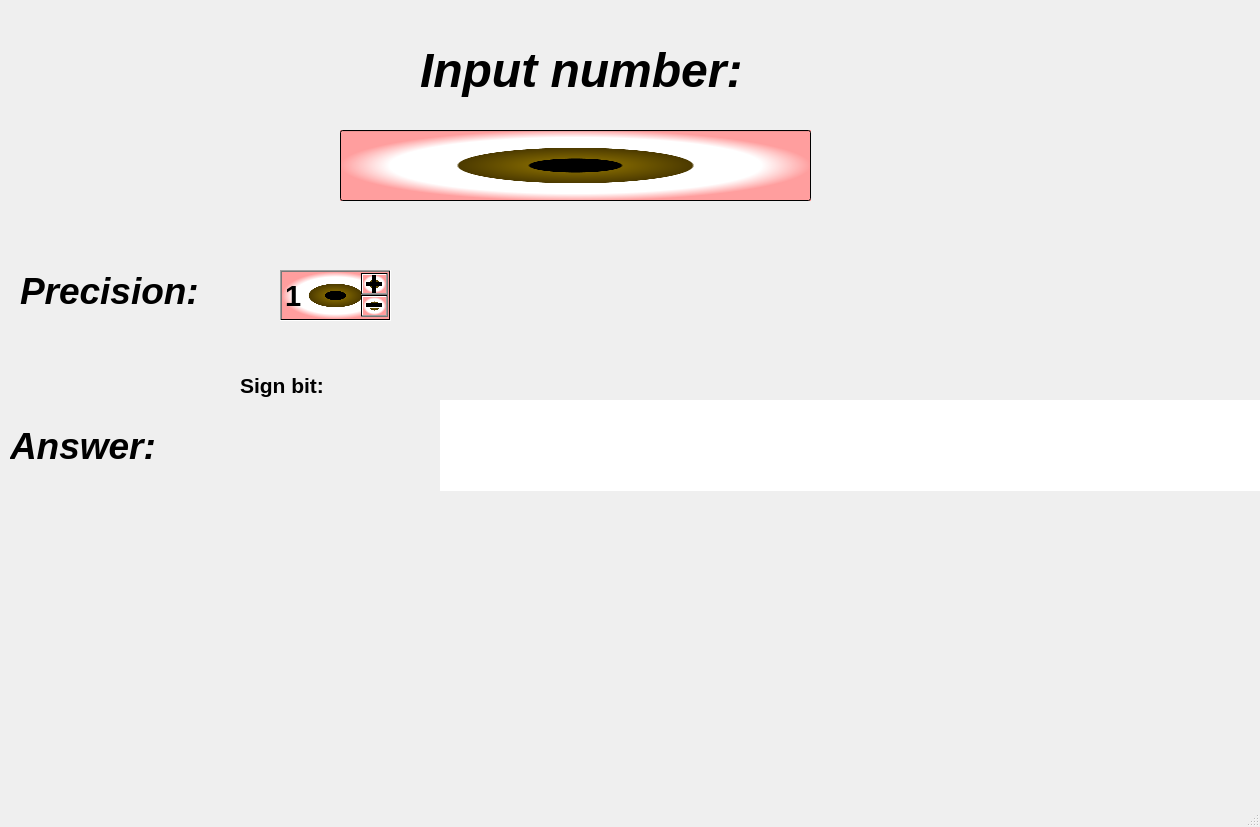
<?xml version="1.0" encoding="UTF-8"?>
<ui version="4.0">
 <class>MainWindow</class>
 <widget class="QMainWindow" name="MainWindow">
  <property name="geometry">
   <rect>
    <x>0</x>
    <y>0</y>
    <width>1260</width>
    <height>827</height>
   </rect>
  </property>
  <property name="windowTitle">
   <string>Десятичное число в двоичное</string>
  </property>
  <widget class="QWidget" name="centralwidget">
   <widget class="QLineEdit" name="inputLineEdit">
    <property name="geometry">
     <rect>
      <x>340</x>
      <y>130</y>
      <width>471</width>
      <height>71</height>
     </rect>
    </property>
    <property name="font">
     <font>
      <pointsize>28</pointsize>
      <bold>true</bold>
     </font>
    </property>
    <property name="styleSheet">
     <string notr="true">background-color: qradialgradient(spread:pad, cx:0.5, cy:0.5, radius:0.5, fx:0.5, fy:0.5, stop:0 rgba(0, 0, 0, 255), stop:0.19397 rgba(0, 0, 0, 255), stop:0.202312 rgba(122, 97, 0, 255), stop:0.495514 rgba(76, 58, 0, 255), stop:0.504819 rgba(255, 255, 255, 255), stop:0.79 rgba(255, 255, 255, 255), stop:1 rgba(255, 158, 158, 255));
color: rgb(0, 0, 0);</string>
    </property>
   </widget>
   <widget class="QLabel" name="textInputNumber">
    <property name="geometry">
     <rect>
      <x>420</x>
      <y>30</y>
      <width>361</width>
      <height>81</height>
     </rect>
    </property>
    <property name="font">
     <font>
      <pointsize>36</pointsize>
      <italic>true</italic>
      <bold>true</bold>
     </font>
    </property>
    <property name="text">
     <string>Input number:</string>
    </property>
   </widget>
   <widget class="QLabel" name="textAnswer">
    <property name="geometry">
     <rect>
      <x>10</x>
      <y>400</y>
      <width>191</width>
      <height>91</height>
     </rect>
    </property>
    <property name="font">
     <font>
      <pointsize>28</pointsize>
      <italic>true</italic>
      <bold>true</bold>
     </font>
    </property>
    <property name="text">
     <string>Answer:</string>
    </property>
   </widget>
   <widget class="QLabel" name="answerLabel">
    <property name="geometry">
     <rect>
      <x>340</x>
      <y>540</y>
      <width>641</width>
      <height>91</height>
     </rect>
    </property>
    <property name="font">
     <font>
      <pointsize>28</pointsize>
      <bold>true</bold>
     </font>
    </property>
    <property name="text">
     <string/>
    </property>
   </widget>
   <widget class="QLabel" name="textPrecision">
    <property name="geometry">
     <rect>
      <x>20</x>
      <y>260</y>
      <width>191</width>
      <height>61</height>
     </rect>
    </property>
    <property name="font">
     <font>
      <pointsize>28</pointsize>
      <italic>true</italic>
      <bold>true</bold>
     </font>
    </property>
    <property name="text">
     <string>Precision:</string>
    </property>
   </widget>
   <widget class="QSpinBox" name="spinBoxPrecision">
    <property name="geometry">
     <rect>
      <x>280</x>
      <y>270</y>
      <width>111</width>
      <height>51</height>
     </rect>
    </property>
    <property name="font">
     <font>
      <pointsize>22</pointsize>
      <bold>true</bold>
     </font>
    </property>
    <property name="styleSheet">
     <string notr="true">background-color: qradialgradient(spread:pad, cx:0.5, cy:0.5, radius:0.5, fx:0.5, fy:0.5, stop:0 rgba(0, 0, 0, 255), stop:0.19397 rgba(0, 0, 0, 255), stop:0.202312 rgba(122, 97, 0, 255), stop:0.495514 rgba(76, 58, 0, 255), stop:0.504819 rgba(255, 255, 255, 255), stop:0.79 rgba(255, 255, 255, 255), stop:1 rgba(255, 158, 158, 255));
color: rgb(0, 0, 0);</string>
    </property>
    <property name="buttonSymbols">
     <enum>QAbstractSpinBox::PlusMinus</enum>
    </property>
    <property name="minimum">
     <number>1</number>
    </property>
    <property name="maximum">
     <number>30</number>
    </property>
   </widget>
   <widget class="QLabel" name="signBitText">
    <property name="geometry">
     <rect>
      <x>240</x>
      <y>370</y>
      <width>101</width>
      <height>31</height>
     </rect>
    </property>
    <property name="font">
     <font>
      <pointsize>16</pointsize>
      <bold>true</bold>
     </font>
    </property>
    <property name="text">
     <string>Sign bit:</string>
    </property>
   </widget>
   <widget class="QLabel" name="signBit">
    <property name="geometry">
     <rect>
      <x>240</x>
      <y>410</y>
      <width>81</width>
      <height>71</height>
     </rect>
    </property>
    <property name="font">
     <font>
      <pointsize>28</pointsize>
      <bold>true</bold>
     </font>
    </property>
    <property name="text">
     <string/>
    </property>
   </widget>
   <widget class="QLineEdit" name="answerLineEdit">
    <property name="geometry">
     <rect>
      <x>440</x>
      <y>400</y>
      <width>1600</width>
      <height>91</height>
     </rect>
    </property>
    <property name="font">
     <font>
      <pointsize>28</pointsize>
      <bold>true</bold>
     </font>
    </property>
    <property name="acceptDrops">
     <bool>true</bool>
    </property>
    <property name="frame">
     <bool>false</bool>
    </property>
    <property name="readOnly">
     <bool>true</bool>
    </property>
   </widget>
  </widget>
  <widget class="QMenuBar" name="menubar">
   <property name="geometry">
    <rect>
     <x>0</x>
     <y>0</y>
     <width>1260</width>
     <height>22</height>
    </rect>
   </property>
  </widget>
  <widget class="QStatusBar" name="statusbar"/>
 </widget>
 <resources/>
 <connections/>
</ui>
